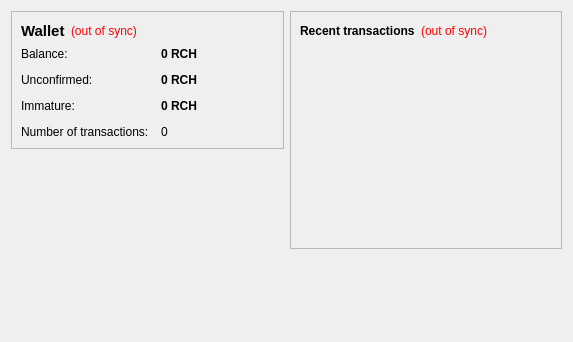
<?xml version="1.0" encoding="UTF-8"?>
<ui version="4.0">
 <class>OverviewPage</class>
 <widget class="QWidget" name="OverviewPage">
  <property name="geometry">
   <rect>
    <x>0</x>
    <y>0</y>
    <width>573</width>
    <height>342</height>
   </rect>
  </property>
  <property name="windowTitle">
   <string>Form</string>
  </property>
  <layout class="QHBoxLayout" name="horizontalLayout" stretch="1,1">
   <item>
    <layout class="QVBoxLayout" name="verticalLayout_2">
     <item>
      <widget class="QFrame" name="frame">
       <property name="frameShape">
        <enum>QFrame::StyledPanel</enum>
       </property>
       <property name="frameShadow">
        <enum>QFrame::Raised</enum>
       </property>
       <layout class="QVBoxLayout" name="verticalLayout_4">
        <item>
         <layout class="QHBoxLayout" name="horizontalLayout_4">
          <item>
           <widget class="QLabel" name="label_5">
            <property name="font">
             <font>
              <pointsize>11</pointsize>
              <weight>75</weight>
              <bold>true</bold>
             </font>
            </property>
            <property name="text">
             <string>Wallet</string>
            </property>
           </widget>
          </item>
          <item>
           <widget class="QLabel" name="labelWalletStatus">
            <property name="toolTip">
             <string>The displayed information may be out of date. Your wallet automatically synchronizes with the Richcoin network after a connection is established, but this process has not completed yet.</string>
            </property>
            <property name="styleSheet">
             <string notr="true">QLabel { color: red; }</string>
            </property>
            <property name="text">
             <string notr="true">(out of sync)</string>
            </property>
            <property name="alignment">
             <set>Qt::AlignLeading|Qt::AlignLeft|Qt::AlignVCenter</set>
            </property>
           </widget>
          </item>
          <item>
           <spacer name="horizontalSpacer_2">
            <property name="orientation">
             <enum>Qt::Horizontal</enum>
            </property>
            <property name="sizeHint" stdset="0">
             <size>
              <width>40</width>
              <height>20</height>
             </size>
            </property>
           </spacer>
          </item>
         </layout>
        </item>
        <item>
         <layout class="QFormLayout" name="formLayout_2">
          <property name="fieldGrowthPolicy">
           <enum>QFormLayout::AllNonFixedFieldsGrow</enum>
          </property>
          <property name="horizontalSpacing">
           <number>12</number>
          </property>
          <property name="verticalSpacing">
           <number>12</number>
          </property>
          <item row="0" column="0">
           <widget class="QLabel" name="label">
            <property name="text">
             <string>Balance:</string>
            </property>
           </widget>
          </item>
          <item row="0" column="1">
           <widget class="QLabel" name="labelBalance">
            <property name="font">
             <font>
              <weight>75</weight>
              <bold>true</bold>
             </font>
            </property>
            <property name="cursor">
             <cursorShape>IBeamCursor</cursorShape>
            </property>
            <property name="toolTip">
             <string>Your current balance</string>
            </property>
            <property name="text">
             <string notr="true">0 RCH</string>
            </property>
            <property name="textInteractionFlags">
             <set>Qt::LinksAccessibleByMouse|Qt::TextSelectableByKeyboard|Qt::TextSelectableByMouse</set>
            </property>
           </widget>
          </item>
          <item row="1" column="0">
           <widget class="QLabel" name="label_3">
            <property name="text">
             <string>Unconfirmed:</string>
            </property>
           </widget>
          </item>
          <item row="1" column="1">
           <widget class="QLabel" name="labelUnconfirmed">
            <property name="font">
             <font>
              <weight>75</weight>
              <bold>true</bold>
             </font>
            </property>
            <property name="cursor">
             <cursorShape>IBeamCursor</cursorShape>
            </property>
            <property name="toolTip">
             <string>Total of transactions that have yet to be confirmed, and do not yet count toward the current balance</string>
            </property>
            <property name="text">
             <string notr="true">0 RCH</string>
            </property>
            <property name="textInteractionFlags">
             <set>Qt::LinksAccessibleByMouse|Qt::TextSelectableByKeyboard|Qt::TextSelectableByMouse</set>
            </property>
           </widget>
          </item>
          <item row="3" column="0">
           <widget class="QLabel" name="label_2">
            <property name="text">
             <string>Number of transactions:</string>
            </property>
           </widget>
          </item>
          <item row="3" column="1">
           <widget class="QLabel" name="labelNumTransactions">
            <property name="toolTip">
             <string>Total number of transactions in wallet</string>
            </property>
            <property name="text">
             <string notr="true">0</string>
            </property>
           </widget>
          </item>
          <item row="2" column="0">
           <widget class="QLabel" name="labelImmatureText">
            <property name="text">
             <string>Immature:</string>
            </property>
           </widget>
          </item>
          <item row="2" column="1">
           <widget class="QLabel" name="labelImmature">
            <property name="font">
             <font>
              <weight>75</weight>
              <bold>true</bold>
             </font>
            </property>
            <property name="toolTip">
             <string>Mined balance that has not yet matured</string>
            </property>
            <property name="text">
             <string notr="true">0 RCH</string>
            </property>
            <property name="textInteractionFlags">
             <set>Qt::LinksAccessibleByMouse|Qt::TextSelectableByKeyboard|Qt::TextSelectableByMouse</set>
            </property>
           </widget>
          </item>
         </layout>
        </item>
       </layout>
      </widget>
     </item>
     <item>
      <spacer name="verticalSpacer">
       <property name="orientation">
        <enum>Qt::Vertical</enum>
       </property>
       <property name="sizeHint" stdset="0">
        <size>
         <width>20</width>
         <height>40</height>
        </size>
       </property>
      </spacer>
     </item>
    </layout>
   </item>
   <item>
    <layout class="QVBoxLayout" name="verticalLayout_3">
     <item>
      <widget class="QFrame" name="frame_2">
       <property name="frameShape">
        <enum>QFrame::StyledPanel</enum>
       </property>
       <property name="frameShadow">
        <enum>QFrame::Raised</enum>
       </property>
       <layout class="QVBoxLayout" name="verticalLayout">
        <item>
         <layout class="QHBoxLayout" name="horizontalLayout_2">
          <item>
           <widget class="QLabel" name="label_4">
            <property name="text">
             <string>&lt;b&gt;Recent transactions&lt;/b&gt;</string>
            </property>
           </widget>
          </item>
          <item>
           <widget class="QLabel" name="labelTransactionsStatus">
            <property name="toolTip">
             <string>The displayed information may be out of date. Your wallet automatically synchronizes with the Richcoin network after a connection is established, but this process has not completed yet.</string>
            </property>
            <property name="styleSheet">
             <string notr="true">QLabel { color: red; }</string>
            </property>
            <property name="text">
             <string notr="true">(out of sync)</string>
            </property>
            <property name="alignment">
             <set>Qt::AlignRight|Qt::AlignTrailing|Qt::AlignVCenter</set>
            </property>
           </widget>
          </item>
          <item>
           <spacer name="horizontalSpacer">
            <property name="orientation">
             <enum>Qt::Horizontal</enum>
            </property>
            <property name="sizeHint" stdset="0">
             <size>
              <width>40</width>
              <height>20</height>
             </size>
            </property>
           </spacer>
          </item>
         </layout>
        </item>
        <item>
         <widget class="QListView" name="listTransactions">
          <property name="styleSheet">
           <string notr="true">QListView { background: transparent; }</string>
          </property>
          <property name="frameShape">
           <enum>QFrame::NoFrame</enum>
          </property>
          <property name="verticalScrollBarPolicy">
           <enum>Qt::ScrollBarAlwaysOff</enum>
          </property>
          <property name="horizontalScrollBarPolicy">
           <enum>Qt::ScrollBarAlwaysOff</enum>
          </property>
          <property name="selectionMode">
           <enum>QAbstractItemView::NoSelection</enum>
          </property>
         </widget>
        </item>
       </layout>
      </widget>
     </item>
     <item>
      <spacer name="verticalSpacer_2">
       <property name="orientation">
        <enum>Qt::Vertical</enum>
       </property>
       <property name="sizeHint" stdset="0">
        <size>
         <width>20</width>
         <height>40</height>
        </size>
       </property>
      </spacer>
     </item>
    </layout>
   </item>
  </layout>
 </widget>
 <resources/>
 <connections/>
</ui>
